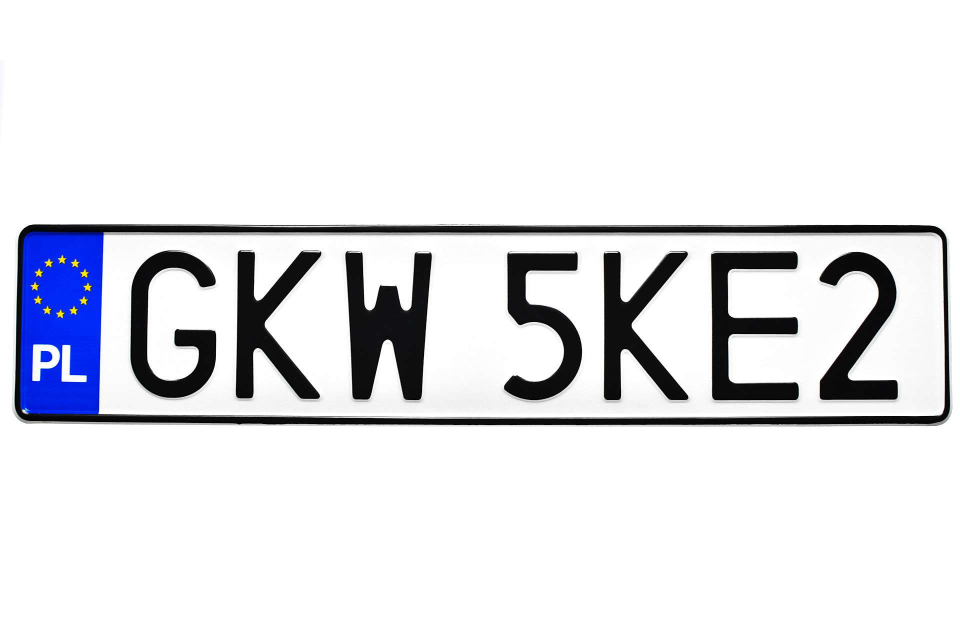
#> input picture ImageProcessing/Pictures/tablica.jpg, 1920 x 1280 px (shown at 1/2 size)
$ python -i ImageProcessing.py   (imports and definitions only)
#> lines starting #> are read from the running program, lines starting #| are printed output that depends on the picture; after the words box and inside, x2 and y2 are one past the last pixel; in counts of white or black regions, pixels touching at a corner belong together
import cv2
import numpy as np


def load_and_process_image(image_path):
#> called with image_path = 'Pictures/tablica.jpg'
    img = cv2.imread(image_path, cv2.IMREAD_GRAYSCALE)
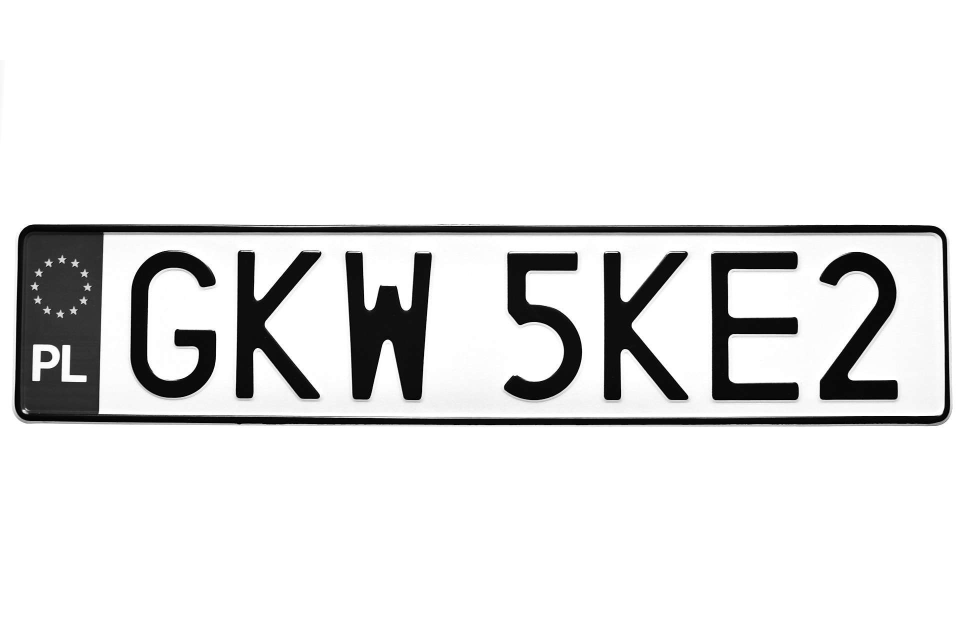
#> img: shape (1280, 1920) (shown at 1/2 size); min 0, max 255, mean 227.5

    if img is not None:
        threshold_img = cv2.adaptiveThreshold(img, 255, cv2.ADAPTIVE_THRESH_GAUSSIAN_C, cv2.THRESH_BINARY_INV, 11, 2)
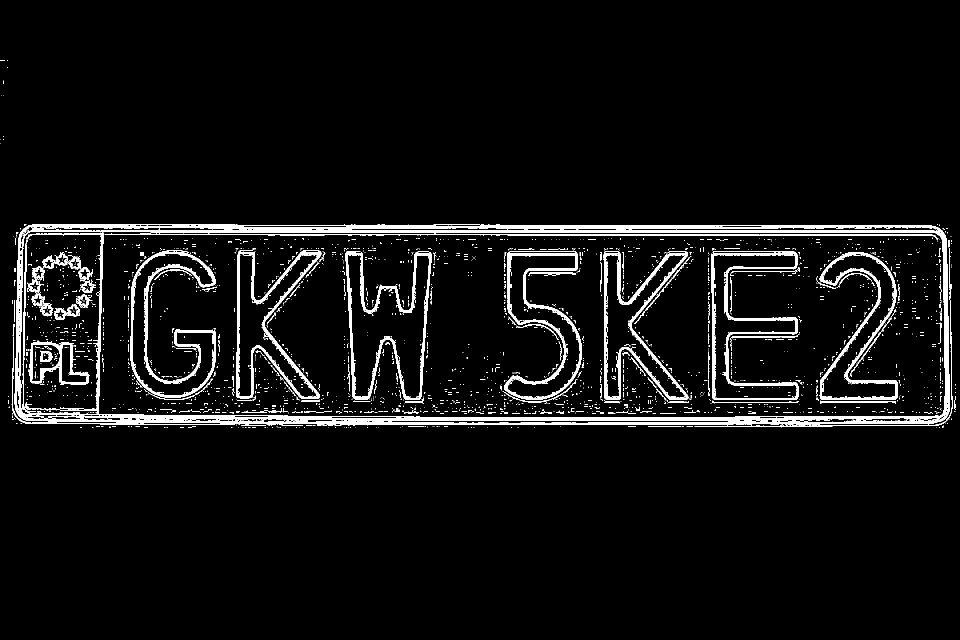
#> threshold_img: shape (1280, 1920) (shown at 1/2 size); 4.9% white; 2872 white regions (2740 under 20 px)

        contours, _ = cv2.findContours(threshold_img, cv2.RETR_EXTERNAL, cv2.CHAIN_APPROX_SIMPLE)
#> contours = 155 contours, 151 with area under 20; largest, box (x1, y1, x2, y2) and area: (29, 449, 1900, 850) 738828, (23, 772, 470, 850) 381, (1389, 496, 1905, 854) 361, (24, 673, 28, 771) 26
        contours = sorted(contours, key=lambda c: cv2.boundingRect(c)[0])

        cropped_chars = []

        for contour in contours:
            x, y, w, h = cv2.boundingRect(contour)
            char = threshold_img[y:y + h, x:x + w]
            char = cv2.resize(char, (28, 28))
            char = char.astype('float32') / 255
            char = char.reshape(1, 28, 28, 1)
            cropped_chars.append(char)
#> this loop made 155 passes
#> (contour, x, y, w, h, char) on passes 5, 6, 8: ([[7, 278], [7, 279]], 7, 278, 1, 2, [255, 255]), ([[7, 272], [7, 273]], 7, 272, 1, 2, [255, 255]), ([[7, 161], [7, 167]], 7, 161, 1, 7, [255, 255, 255, 255, 255, 255, 255])
#> pass 3, in load_and_process_image, `char = cv2.resize(char, (28, 28))`:
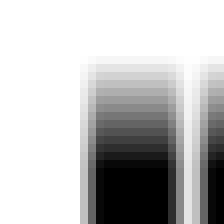
#> char: shape (28, 28) (shown 8 times larger); min 0, max 255, mean 191.1
#> after the loop, cropped_chars = 155 items

        return cropped_chars
    else:
        print("Image not loaded.")
        return None


def predict_text_from_image(cropped_chars, model):
    if cropped_chars is not None:
        predicted_string = []

        for char in cropped_chars:
            y_prediction = model.predict(char)
            predicted_class = np.argmax(y_prediction)

            if predicted_class > 9:
                predicted_char = chr(ord('A') + predicted_class - 10)
            else:
                predicted_char = str(predicted_class)

            predicted_string.append(predicted_char)

        final_string = ''.join(predicted_string)
        print("Predicted String:", final_string)
        return final_string
    else:
        return None

>>> result = load_and_process_image('Pictures/tablica.jpg')
#> result = 155 items

$ run again, on ImageProcessing/Pictures/1-9.png
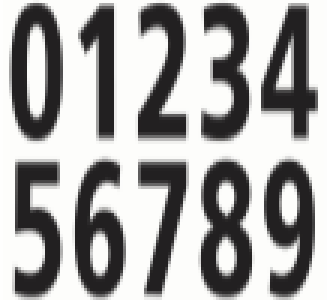
#> input picture ImageProcessing/Pictures/1-9.png, 110 x 100 px (shown 3 times larger)
#> in load_and_process_image, `threshold_img = cv2.adaptiveThreshold(img, 255, cv2.ADAPTIVE_THRESH_GA..`:
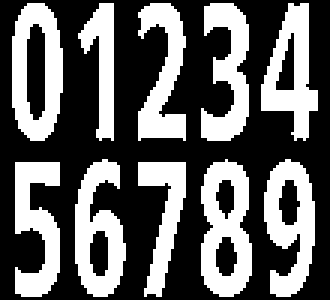
#> threshold_img: shape (100, 110) (shown 3 times larger); 38.7% white; 10 white regions
#> contours = 10 contours; largest, box (x1, y1, x2, y2) and area: (4, 1, 21, 47) 608, (67, 53, 84, 99) 587, (25, 53, 42, 99) 476, (88, 53, 105, 99) 476, (87, 1, 106, 47) 450
#> the loop in load_and_process_image, `for contour in contours:` made 10 passes
#> (x, y, w, h) on passes 1 to 8: (4, 1, 17, 46), (5, 54, 15, 45), (25, 53, 17, 46), (26, 1, 12, 46), (46, 54, 16, 45), (46, 1, 16, 46), (67, 53, 17, 46), (67, 1, 16, 46)
#> pass 2, in load_and_process_image, `char = cv2.resize(char, (28, 28))`:
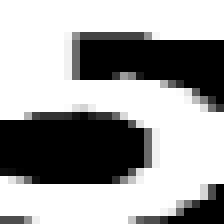
#> char: shape (28, 28) (shown 8 times larger); min 0, max 255, mean 161
#> after the loop in load_and_process_image, `for contour in contours:`: cropped_chars = 10 items
